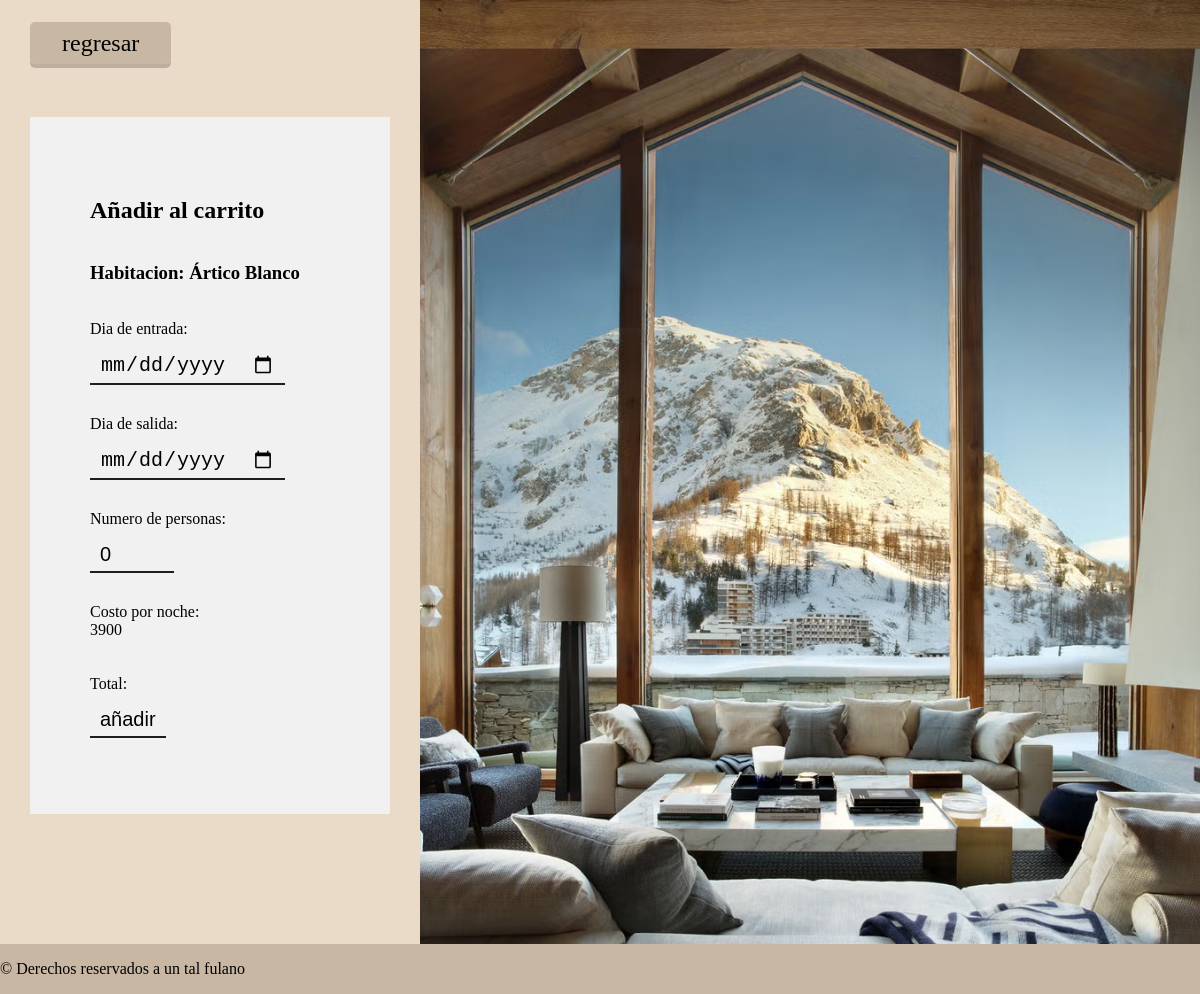
/src/cliente/view/carrito.php?id=2 (signed in), run on the app's committed database.
### tables this page shows
CREATE TABLE `habitaciones` (
  `idhabitacion` int(11) NOT NULL,
  `nombre` varchar(45) DEFAULT NULL,
  `categoria` enum('Estandar','Deluxe','Suite') DEFAULT NULL,
  `disponibles` int(1) DEFAULT NULL,
  `numHabitaciones` int(11) NOT NULL,
  `descripcion` varchar(250) DEFAULT NULL,
  `costoPorNoche` int(11) NOT NULL,
  `capacidadDePersonas` int(11) DEFAULT NULL,
  `urlImagen` varchar(500) DEFAULT NULL
);

### src/servidor/reservacion.php (the view, shortened to what this page needs)
<?php
    function reservar($id, $entrada, $salida, $personas){
        $conexionSql = new Conexiondb();
        $conexionSql = $conexionSql->getConnection();
        $peticion = "SELECT * FROM habitaciones WHERE idhabitacion = $id";
        $resultado = $conexionSql->query($peticion);
        $html = '';
        while($registro = $resultado->fetch_assoc()){
            $html .= '<input type="hidden" id="idhabitacion" value="'.$registro['idhabitacion'].'">';
            $html .= '<h3><label>Habitacion: '.$registro['nombre'].'</label></h3> <br><br>';
            $html .= '<label>Dia de entrada: </label>';
            $html .= '<input type="date" id="entrada" value='.$entrada.'>';
            $html .= '<label>Dia de salida: </label>';
            $html .= '<input type="date" id="salida" value='.$salida.'>';
            $html .= '<label>Numero de personas:</label>';
            $html .= '<input type="number" min="1" max="10" maxlength="3" id="numPersonas" value='.$personas.'>';
            $html .= '<label>Costo por noche: <div id="costoPorNoche">'.$registro['costoPorNoche'].'</div></label><br>';
            $html .= '<input type="hidden" id="capacidad" value="'.$registro['capacidadDePersonas'].'"><br>';
            $html .= '<label>Total: <div id="total"></div></label>';
        }
        echo $html;
        return $html;
    }
    function obtenerImagen($id){
        $conexionSql = new Conexiondb();
        $conexionSql = $conexionSql->getConnection();
        $peticion = "SELECT urlImagen FROM habitaciones WHERE idhabitacion = $id";
        $resultado = $conexionSql->query($peticion);
        if ($resultado && $fila = $resultado->fetch_assoc()) {
            $urlImagen = $fila['urlImagen'];
            $imagenHtml = '<img src="../recursos/img/habitaciones/' . $urlImagen . '" alt="imagen de fondo" id="idImagenFondo">';
            echo $imagenHtml;
            return $urlImagen;
        } else {
            echo "No se encontró la imagen.";
            return null;
        }
    }
?>

### src/cliente/css/anadirCarro.css (style rules this page uses)
html { box-sizing: border-box; }
*, *::before, *::after { box-sizing: inherit; }
body { background-color: #EADBC8; font-family: Georgia; margin: 0; }
aside img { width: 100%; height: 100%; object-fit: cover; object-position: center; }
h3 { margin: 0; }
form input, form select { margin: 10px auto 30px 0; appearance: none; margin-right: auto; border: none; background: transparent; border-bottom: 2px solid #1E1E1E; font-size: 1.25rem; transition: border-color 0.3s; padding: 5px 10px; outline: none; }

### data on the page
habitaciones: urlImagen (picture), nombre "Ártico Blanco", costoPorNoche "3900"
